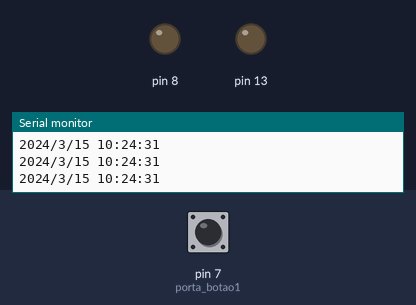
The sketch below on a simulated Arduino Uno, built with avr-gcc and run on an emulated ATmega328P. On the bench: output pins drawn as LEDs (lit = HIGH), the last lines printed to the serial monitor. Dashed ring = blinking. The inputs (shaded band) are chosen by the test bench; at power-on: pin 7 (porta_botao1) HIGH. The local clock reads 2024-03-15 10:24:30 at power-on unless the sketch sets it.

Above: at 1.2 s.
1.3 s: pin 7 (porta_botao1) pulled LOW for 1 s
At 2.9 s:
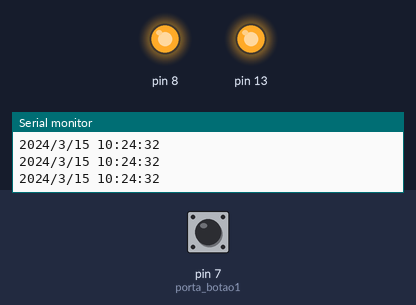
5.3 s: pin 7 (porta_botao1) pulled LOW for 3.2 s
At 5.63 s:
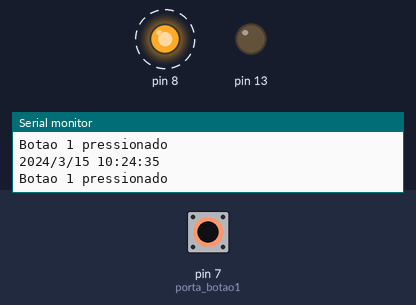
10.0 s: pin 7 (porta_botao1) pulled LOW for 0.15 s
At 10.8 s:
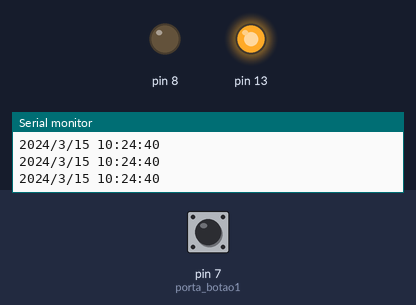
13.1 s: pin 7 (porta_botao1) pulsed LOW 5 times (0.12 s each, 0.3 s apart)
17.6 s: pin 7 (porta_botao1) pulsed LOW 5 times (0.12 s each, 0.3 s apart)
Timing chart, 0 to 22.5 s (numbered marks = the images above; inputs shaded):
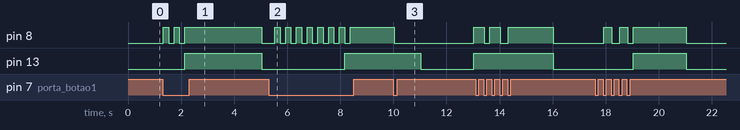

The sketch:

ds1307.ino
```cpp
// Date and time functions using a DS1307 RTC connected via I2C and Wire lib

#include <Wire.h>
#include "RTClib.h"

RTC_DS1307 RTC;

byte BOTAO1 = 0;
int porta_botao1 = 7;
byte RELE1 = 0;

void setup () {
    Serial.begin(9600);
    Wire.begin();
    RTC.begin();

  if (! RTC.isrunning()) {
    Serial.println("RTC is NOT running!");
    // following line sets the RTC to the date & time this sketch was compiled
    RTC.adjust(DateTime(__DATE__, __TIME__));
  }

  pinMode(13, OUTPUT);
  digitalWrite(13,0);
  pinMode(8, OUTPUT);
  digitalWrite(8,0);

  pinMode(porta_botao1, INPUT);
  digitalWrite(porta_botao1, 1);

}

void loop () {
    DateTime now = RTC.now();

    Serial.print(now.year(), DEC);
    Serial.print('/');
    Serial.print(now.month(), DEC);
    Serial.print('/');
    Serial.print(now.day(), DEC);
    Serial.print(' ');
    Serial.print(now.hour(), DEC);
    Serial.print(':');
    Serial.print(now.minute(), DEC);
    Serial.print(':');
    Serial.print(now.second(), DEC);
    Serial.println();

    if(now.second() == 1) {
    digitalWrite(13, 1);
    digitalWrite(8,1);
    }
    if(now.second() == 3) {
    digitalWrite(13, 0);
    digitalWrite(8,0);
    }
    if(now.second() == 6) {
    digitalWrite(13, 1);
    digitalWrite(8,1);
    }
    if(now.second() == 9) {
    digitalWrite(13, 0);
    digitalWrite(8,0);
    }
    if(now.second() == 12) {
    digitalWrite(13, 1);
    digitalWrite(8,1);
    }
      if(now.second() == 17) {
    digitalWrite(13, 0);
    digitalWrite(8,0);
    }
    if(now.second() == 20) {
    digitalWrite(13, 1);
    digitalWrite(8,1);
    }
      if(now.second() == 23) {
    digitalWrite(13, 0);
    digitalWrite(8,0);
    }if(now.second() == 26) {
    digitalWrite(13, 1);
    digitalWrite(8,1);
    }
      if(now.second() == 29) {
    digitalWrite(13, 0);
    digitalWrite(8,0);
    }

    if(now.second() == 32) {
    digitalWrite(13, 1);
    digitalWrite(8,1);
    }
      if(now.second() == 35) {
    digitalWrite(13, 0);
    digitalWrite(8,0);
    }

    if(now.second() == 38) {
    digitalWrite(13, 1);
    digitalWrite(8,1);
    }
      if(now.second() == 41) {
    digitalWrite(13, 0);
    digitalWrite(8,0);
    }

    if(now.second() == 43) {
    digitalWrite(13, 1);
    digitalWrite(8,1);
    }
      if(now.second() == 46) {
    digitalWrite(13, 0);
    digitalWrite(8,0);
    }
    if(now.second() == 49) {
    digitalWrite(13, 1);
    digitalWrite(8,1);
    }
      if(now.second() == 51) {
    digitalWrite(13, 0);
    digitalWrite(8,0);
    }


  BOTAO1 = digitalRead(7);
  if(BOTAO1 == 0){
    Serial.println("Botao 1 pressionado");
    RELE1 = !RELE1;
    digitalWrite(8, RELE1);
    delay(200);
  }

}
```
